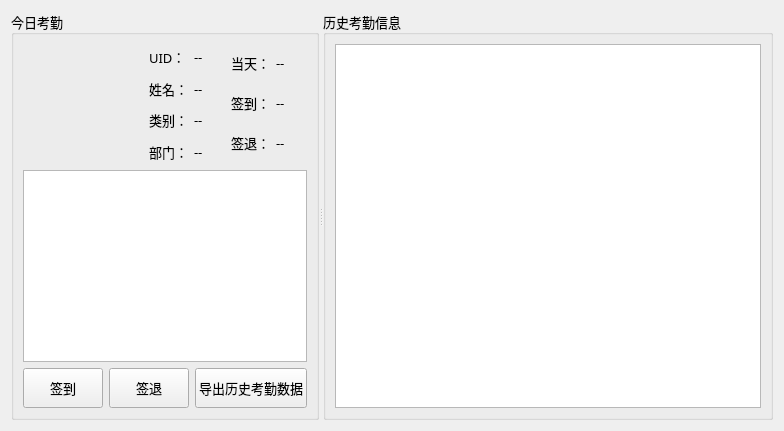
      <widget class="QWidget" name="page_attend">
       <layout class="QGridLayout" name="gridLayout_38">
        <item row="0" column="0">
         <widget class="QSplitter" name="splitter_2">
          <property name="orientation">
           <enum>Qt::Horizontal</enum>
          </property>
          <widget class="QGroupBox" name="groupBox_21">
           <property name="font">
            <font>
             <family>微软雅黑</family>
             <pointsize>10</pointsize>
            </font>
           </property>
           <property name="title">
            <string>今日考勤</string>
           </property>
           <layout class="QGridLayout" name="gridLayout_43">
            <item row="0" column="0">
             <widget class="QLabel" name="attendPage_avatar">
              <property name="minimumSize">
               <size>
                <width>120</width>
                <height>120</height>
               </size>
              </property>
              <property name="maximumSize">
               <size>
                <width>120</width>
                <height>120</height>
               </size>
              </property>
              <property name="font">
               <font>
                <family>微软雅黑</family>
                <pointsize>16</pointsize>
               </font>
              </property>
              <property name="styleSheet">
               <string notr="true">margin:5px;</string>
              </property>
              <property name="pixmap">
               <pixmap resource="resource.qrc">:/images/color_icon/user.svg</pixmap>
              </property>
              <property name="scaledContents">
               <bool>true</bool>
              </property>
             </widget>
            </item>
            <item row="0" column="1">
             <layout class="QGridLayout" name="gridLayout_37">
              <item row="0" column="0">
               <widget class="QLabel" name="label_31">
                <property name="maximumSize">
                 <size>
                  <width>55</width>
                  <height>35</height>
                 </size>
                </property>
                <property name="text">
                 <string>UID：</string>
                </property>
               </widget>
              </item>
              <item row="0" column="1">
               <widget class="QLabel" name="label_attendPage_uid">
                <property name="maximumSize">
                 <size>
                  <width>16777215</width>
                  <height>30</height>
                 </size>
                </property>
                <property name="text">
                 <string>--</string>
                </property>
               </widget>
              </item>
              <item row="1" column="0">
               <widget class="QLabel" name="label_33">
                <property name="maximumSize">
                 <size>
                  <width>55</width>
                  <height>35</height>
                 </size>
                </property>
                <property name="text">
                 <string>姓名：</string>
                </property>
               </widget>
              </item>
              <item row="1" column="1">
               <widget class="QLabel" name="label_attendPage_name">
                <property name="maximumSize">
                 <size>
                  <width>16777215</width>
                  <height>30</height>
                 </size>
                </property>
                <property name="text">
                 <string>--</string>
                </property>
               </widget>
              </item>
              <item row="2" column="0">
               <widget class="QLabel" name="label_27">
                <property name="maximumSize">
                 <size>
                  <width>55</width>
                  <height>35</height>
                 </size>
                </property>
                <property name="text">
                 <string>类别：</string>
                </property>
               </widget>
              </item>
              <item row="2" column="1">
               <widget class="QLabel" name="label_attendPage_group">
                <property name="maximumSize">
                 <size>
                  <width>16777215</width>
                  <height>30</height>
                 </size>
                </property>
                <property name="text">
                 <string>--</string>
                </property>
               </widget>
              </item>
              <item row="3" column="0">
               <widget class="QLabel" name="label_30">
                <property name="maximumSize">
                 <size>
                  <width>55</width>
                  <height>35</height>
                 </size>
                </property>
                <property name="text">
                 <string>部门：</string>
                </property>
               </widget>
              </item>
              <item row="3" column="1">
               <widget class="QLabel" name="label_attendPage_dpt">
                <property name="maximumSize">
                 <size>
                  <width>16777215</width>
                  <height>30</height>
                 </size>
                </property>
                <property name="text">
                 <string>--</string>
                </property>
               </widget>
              </item>
             </layout>
            </item>
            <item row="0" column="2">
             <layout class="QGridLayout" name="gridLayout_41">
              <item row="0" column="0">
               <widget class="QLabel" name="label_28">
                <property name="maximumSize">
                 <size>
                  <width>55</width>
                  <height>35</height>
                 </size>
                </property>
                <property name="text">
                 <string>当天：</string>
                </property>
               </widget>
              </item>
              <item row="0" column="1">
               <widget class="QLabel" name="label_attendPage_status">
                <property name="maximumSize">
                 <size>
                  <width>70</width>
                  <height>30</height>
                 </size>
                </property>
                <property name="text">
                 <string>--</string>
                </property>
               </widget>
              </item>
              <item row="0" column="2">
               <widget class="QLabel" name="label_attendPage_isSupply">
                <property name="maximumSize">
                 <size>
                  <width>16777215</width>
                  <height>30</height>
                 </size>
                </property>
                <property name="text">
                 <string/>
                </property>
               </widget>
              </item>
              <item row="1" column="0">
               <widget class="QLabel" name="label_29">
                <property name="maximumSize">
                 <size>
                  <width>55</width>
                  <height>35</height>
                 </size>
                </property>
                <property name="text">
                 <string>签到：</string>
                </property>
               </widget>
              </item>
              <item row="1" column="1" colspan="2">
               <widget class="QLabel" name="label_attendPage_beginTime">
                <property name="maximumSize">
                 <size>
                  <width>16777215</width>
                  <height>30</height>
                 </size>
                </property>
                <property name="text">
                 <string>--</string>
                </property>
               </widget>
              </item>
              <item row="2" column="0">
               <widget class="QLabel" name="label_32">
                <property name="maximumSize">
                 <size>
                  <width>55</width>
                  <height>35</height>
                 </size>
                </property>
                <property name="text">
                 <string>签退：</string>
                </property>
               </widget>
              </item>
              <item row="2" column="1" colspan="2">
               <widget class="QLabel" name="label_attendPage_endTime">
                <property name="maximumSize">
                 <size>
                  <width>16777215</width>
                  <height>30</height>
                 </size>
                </property>
                <property name="text">
                 <string>--</string>
                </property>
               </widget>
              </item>
             </layout>
            </item>
            <item row="1" column="0" colspan="3">
             <widget class="QChartView" name="chartView_attend">
              <property name="font">
               <font>
                <family>微软雅黑</family>
                <pointsize>10</pointsize>
               </font>
              </property>
              <property name="acceptDrops">
               <bool>false</bool>
              </property>
              <property name="styleSheet">
               <string notr="true"/>
              </property>
             </widget>
            </item>
            <item row="2" column="0" colspan="3">
             <layout class="QGridLayout" name="gridLayout_42">
              <item row="0" column="0">
               <widget class="QPushButton" name="btn_beginAttend">
                <property name="minimumSize">
                 <size>
                  <width>0</width>
                  <height>40</height>
                 </size>
                </property>
                <property name="text">
                 <string>签到</string>
                </property>
               </widget>
              </item>
              <item row="0" column="1">
               <widget class="QPushButton" name="btn_endAttend">
                <property name="minimumSize">
                 <size>
                  <width>0</width>
                  <height>40</height>
                 </size>
                </property>
                <property name="text">
                 <string>签退</string>
                </property>
               </widget>
              </item>
              <item row="0" column="2">
               <widget class="QPushButton" name="btn_expAttend">
                <property name="minimumSize">
                 <size>
                  <width>0</width>
                  <height>40</height>
                 </size>
                </property>
                <property name="text">
                 <string>导出历史考勤数据</string>
                </property>
                <property name="icon">
                 <iconset resource="resource.qrc">
                  <normaloff>:/images/color_icon/color-input.svg</normaloff>:/images/color_icon/color-input.svg</iconset>
                </property>
                <property name="iconSize">
                 <size>
                  <width>20</width>
                  <height>20</height>
                 </size>
                </property>
               </widget>
              </item>
             </layout>
            </item>
           </layout>
          </widget>
          <widget class="QGroupBox" name="groupBox_5">
           <property name="minimumSize">
            <size>
             <width>450</width>
             <height>0</height>
            </size>
           </property>
           <property name="font">
            <font>
             <family>微软雅黑</family>
             <pointsize>10</pointsize>
            </font>
           </property>
           <property name="title">
            <string>历史考勤信息</string>
           </property>
           <layout class="QGridLayout" name="gridLayout_8">
            <item row="0" column="0">
             <widget class="QTableView" name="tableView_attendPage">
              <property name="editTriggers">
               <set>QAbstractItemView::NoEditTriggers</set>
              </property>
             </widget>
            </item>
           </layout>
          </widget>
         </widget>
        </item>
       </layout>
      </widget>
